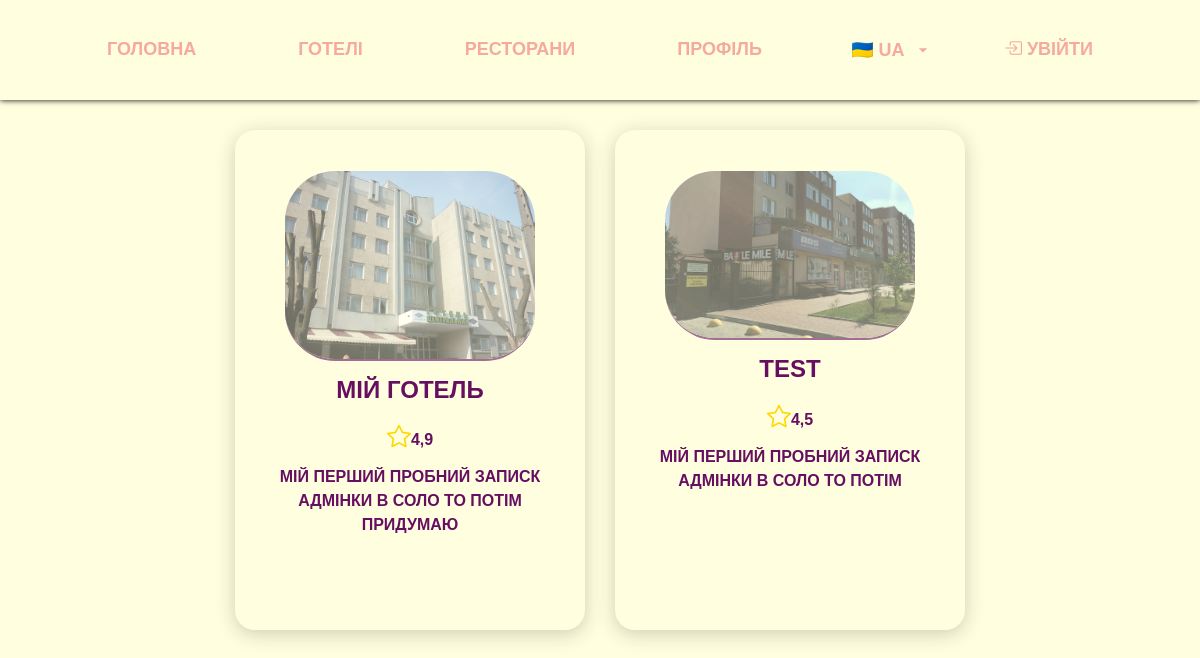
Screenshot of /hotels/ with the database file from the repository.
### hotels/models.py (models this page shows, shortened)
class Hotel(models.Model):
    name = models.CharField(max_length=100)
    image = models.ImageField(upload_to='', blank=True, null=True)
    description = models.TextField(max_length=500)
    rating = models.DecimalField(max_digits=5, decimal_places=1, default=0.0)
    address = models.CharField(max_length=200, default='Unknown address')  # Переконайтесь, що це поле існує
    phone_number = models.CharField(max_length=20)

### hotels/views.py (the view)
# urls.py: path('hotels/', include('hotels.urls')),
def hotels(request):
    hotels= Hotel.objects.all()
    return render(request, 'hotels/hotels.html', {'hotels': hotels})

### hotels/templates/hotels/hotels.html (shortened to what this page needs)
{% extends 'main/index.html' %}
{% load static %}
{%block css%}
<link rel="stylesheet" href="{% static 'main/css/style.css' %}">
{% endblock %}
{% block content %}
<div class="hotels-list">
    {% for hotel in hotels %}
            <a href="{% url 'din' hotel.id %}">
                <div class="hotel-card btn">
                    {% if hotel.image %}
                    <div class="hotel-image-container">
                        <img src="{{ hotel.image.url }}" alt="{{ hotel.name }}" class="hotel-image">
                    </div>
                    {% endif %}
                    <h2>{{ hotel.name }}</h2>
                    <p><i class="bi bi-star" style="color: gold; font-size: 1.5rem;"></i>{{ hotel.rating }}</p>
                    <p>{{ hotel.description }}</p>
                </div>
            </a>
    {% endfor %}
</div>
{% endblock %}

### main/static/main/css/style.css (style rules this page uses)
body, html { margin: 0; padding: 0; height: 100%; width: 100%; min-height: 100vh; font-family: 'Arial', sans-serif; background-color: lightyellow; color: #f3d0a4; }
.btn { padding: 15px 40px; font-size: 18px; color: #f6a99e; background: lightyellow; border-radius: 30px; text-transform: uppercase; font-weight: bold; transition: all 0.3s ease-in-out; text-decoration: none; }
.hotels-list { display: flex; width: 1000px; flex-wrap: wrap; justify-content: center; gap: 30px; padding: 50px 20px; margin-top: 80px; }
.hotel-card { background: transparent; width: 800px; height: 500px; color: #660e60; border-radius: 20px; overflow: hidden; max-width: 350px; padding: 40px; box-shadow: 0 4px 20px rgba(0, 0, 0, 0.2); transition: transform 0.3s ease, box-shadow 0.3s ease, background 0.3s ease; text-align: center; margin: auto; }
.hotel-card img { width: 250px; border-radius: 50px; height: auto; border-bottom: 2px solid #660e60; opacity: 0.6; transition: opacity 0.3s ease; }
.hotel-card h2 { font-size: 1.5rem; margin: 15px 0; font-weight: bold; }
.hotel-card p { font-size: 1rem; margin: 10px 0; }

### rows the page displays
Hotel: image (picture), name "МІЙ ГОТЕЛЬ", rating "4,9", description "МІЙ ПЕРШИЙ ПРОБНИЙ ЗАПИСК АДМІНКИ В СОЛО ТО ПОТІМ ПРИДУМАЮ"
Hotel: image (picture), name "TEST", rating "4,5", description "МІЙ ПЕРШИЙ ПРОБНИЙ ЗАПИСК АДМІНКИ В СОЛО ТО ПОТІМ"
